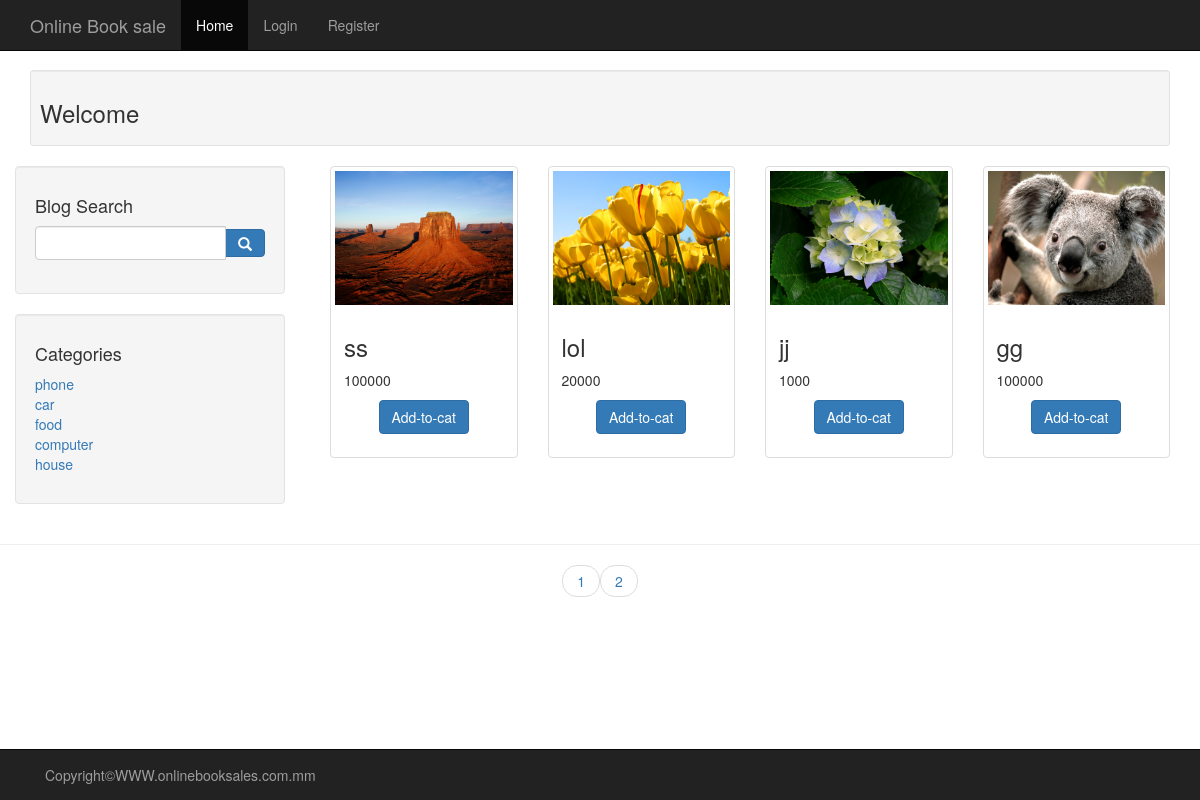
The page / on the database its author committed.
### tables this page shows
CREATE TABLE `category` (
  `cat_id` int(11) NOT NULL,
  `cat_name` varchar(20) NOT NULL
);

CREATE TABLE `product` (
  `product_id` int(11) NOT NULL,
  `product_name` varchar(30) NOT NULL,
  `category_id` int(11) NOT NULL,
  `price` int(11) NOT NULL,
  `qty` int(11) NOT NULL,
  `photo` varchar(225) NOT NULL
);

### index.php (the view, shortened to what this page needs)
<?php
		include 'Admin/connect.php';
		include 'functions.php';
		$getquery="select * from product";
		$perpage=4;
		$go_query=mysqli_query($connection,$getquery);
		$num=mysqli_num_rows($go_query);
		$num=ceil($num/$perpage);
		$page='';
?>
<html>
<head>
<link rel="stylesheet" type="text/css" href="style/bootstrap.css">
</head>
<body>
<?php include 'header.php' ?>
<div class="container CusTop">
	<div class="row">
    	 <div class="col-sm-12">
 			<div class="well well-sm">
        	<h3>Welcome
            </h3>
           </div>
          </div>
        <div class="row">
        <div class="col-sm-3">
        	<?php include 'sitebar.php'; ?>
        </div>
        <div class="col-sm-9">
         <?php
		if(!isset($_GET['page'])){
		$show_product=0;
		}
		if(isset($_GET['cat_id'])){
			$cid=$_GET['cat_id'];
			$query="select * from product where category_id='$cid' limit $show_product,$perpage";
		}
		else
		{
		$query="select * from product limit $show_product,$perpage";}
		$go_query=mysqli_query($connection,$query);
		while($out=mysqli_fetch_array($go_query)){
		$product_id=$out['product_id'];
		$product_name=$out['product_name'];
		$price=$out['price'];
		$photo=$out['photo'];
		$display ='<div class="col-sm-3 col-md-3"><div class="thumbnail">';
		$display.="<img src='images/{$photo}'>";
		$display.='<div class="caption">';
		$display.="<h3>{$product_name}</h3>";
		$display.="<p>{$price}</p>";
		$display.='<p class="text-center"><a href="add-to-cart.php?id='.$product_id.'" class="btn btn-primary">Add-to-cat</a></p>';
		$display.="</div></div></div>";
		echo $display;
		}
?>
        </div>
       </div>
			</div>
         </div>
<hr />
 <ul class="pager">
 	<?php
		for($i=1;$i<=$num;$i++){
			if($i==$page){
			echo "<li><a href='index.php?page={$i}' style='background:#09f;color:#fff;'>{$i}</a></li>";
			}else{
				echo "<li><a href='index.php?page={$i}'>{$i}</a></li>";
			}
		}
	?>
 </ul>
 <div>
 <?php include'footer.php' ?>
 </div>
</body>
</html>

### header.php (shortened to what this page needs)
<?php if(empty($_SESSION['user'])): ?>
<nav class="navbar navbar-inverse navbar-fixed-top">
  <div class="container">
    <div class="navbar-header ">
      <a class="navbar-brand" href="#">Online Book sale </a>
    </div>
    <ul class="nav navbar-nav">
      <li class="active"><a href="index.php">Home</a></li>
      <li><a href="login.php">Login</a></li>
      <li><a href="registration.php">Register</a></li>
    </ul>
  </div>
</nav>
<?php endif; ?>

### sitebar.php
<div class="well">
<h4>
Blog Search
</h4>
<form action="search.php" method="post">
<div class="input-group">
<input name="search" type="text" class="form-control" />
<span class="input-group-btn">
<button name="submit" class="btn btn-primary btn-md" type="submit">
<span class="glyphicon glyphicon-search"></span>
</button>
</span>
</div>
</form>
</div>
<div class="well">
<h4>
	Categories
</h4>
<div class="row">
<div class="col-sm-12">
<ul class="list-unstyled">
<?php
	$category="select * from category";
	$go_query=mysqli_query($connection,$category);
	while($out=mysqli_fetch_array($go_query))
	{
		$db_cat_id=$out['cat_id'];
		$db_cat_name=$out['cat_name'];
		echo"<li><a href='index.php?cat_id={$db_cat_id}'>{$db_cat_name}</a></li>";
	}
?>
</ul>
</div>
</div>
</div>

### footer.php (shortened to what this page needs)
<nav class="navbar navbar-inverse navbar-fixed-bottom">
<div class="container">
<p class="navbar-text">Copyright&copy;WWW.onlinebooksales.com.mm</p>
</div>
</nav>

### index.php (style rules this page uses)
.CusTop { margin-top:70px; }

### rows shown on the page
category: cat_name "phone"
category: cat_name "car"
category: cat_name "food"
category: cat_name "computer"
category: cat_name "house"
product: photo (picture), product_name "ss", price "100000"
product: photo (picture), product_name "lol", price "20000"
product: photo (picture), product_name "jj", price "1000"
product: photo (picture), product_name "gg", price "100000"
